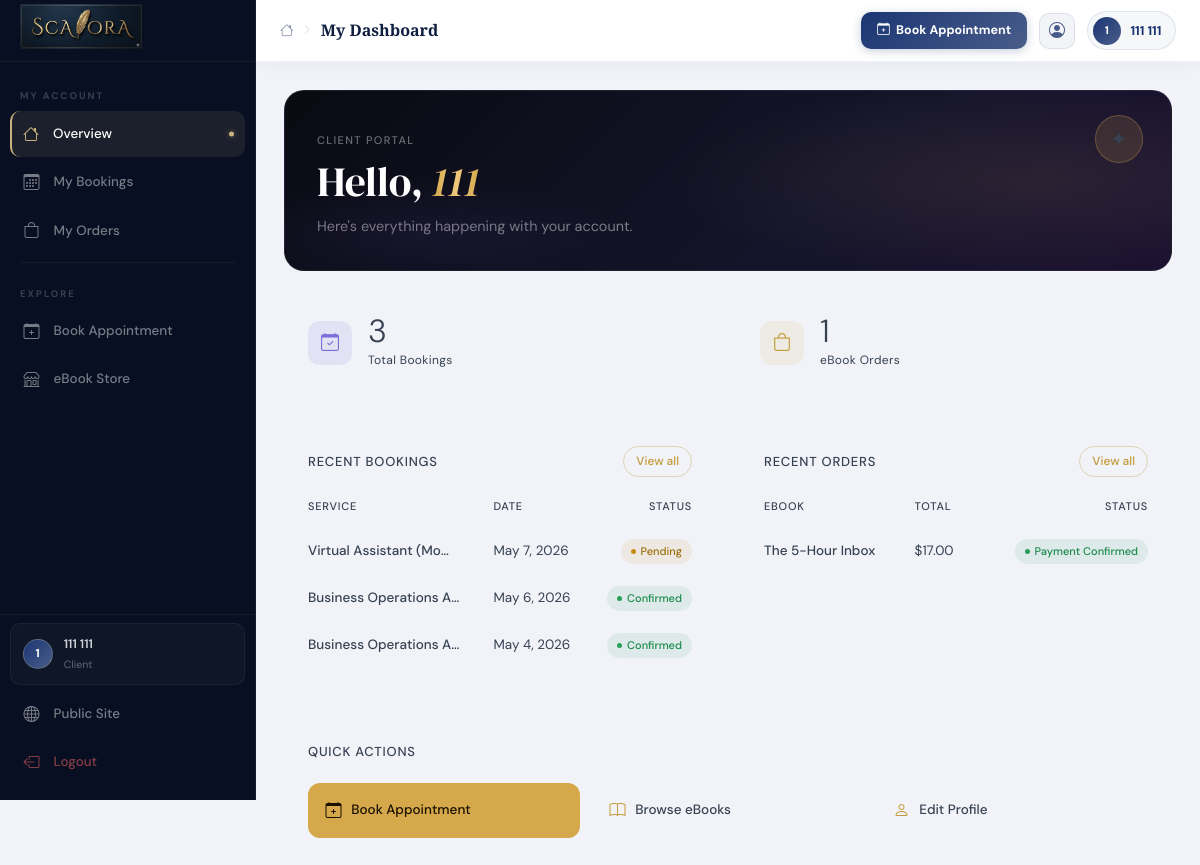
The app's page /dashboard/client/ (signed in) with its own data.
### bookings/models.py (models this page shows, shortened)
class Appointment(models.Model):
    STATUS_CHOICES = [
        ('pending', 'Pending'),
        ('confirmed', 'Confirmed'),
        ('cancelled', 'Cancelled'),
        ('completed', 'Completed'),
    ]
    client = models.ForeignKey(User, on_delete=models.CASCADE, related_name='appointments')
    service = models.ForeignKey(Service, on_delete=models.CASCADE, related_name='appointments')
    date = models.DateField()
    time_slot = models.TimeField()
    status = models.CharField(max_length=20, choices=STATUS_CHOICES, default='pending')
    notes = models.TextField(blank=True)
    meet_link = models.URLField(blank=True, help_text='Google Meet or video call link sent to client on confirmation')
    created_at = models.DateTimeField(auto_now_add=True)
    updated_at = models.DateTimeField(auto_now=True)
    class Meta:
        ordering = ['-date', '-time_slot']
        unique_together = ['date', 'time_slot']

### services/models.py (models this page shows, shortened)
class Service(models.Model):
    name = models.CharField(max_length=200)
    description = models.TextField()
    price = models.DecimalField(max_digits=10, decimal_places=2)
    duration = models.PositiveIntegerField(help_text='Duration in minutes')
    icon = models.CharField(max_length=100, blank=True, default='bi-briefcase')
    is_active = models.BooleanField(default=True)
    created_at = models.DateTimeField(auto_now_add=True)
    updated_at = models.DateTimeField(auto_now=True)
    class Meta:
        ordering = ['name']

### ebooks/models.py (models this page shows, shortened)
class EbookOrder(models.Model):
    STATUS_CHOICES = [
        ('pending', 'Pending Payment'),
        ('confirmed', 'Payment Confirmed'),
        ('delivered', 'Delivered'),
        ('cancelled', 'Cancelled'),
    ]
    client = models.ForeignKey(User, on_delete=models.CASCADE, related_name='ebook_orders')
    ebook = models.ForeignKey(Ebook, on_delete=models.CASCADE, related_name='orders')
    status = models.CharField(max_length=20, choices=STATUS_CHOICES, default='pending')
    quantity = models.PositiveIntegerField(default=1)
    total_price = models.DecimalField(max_digits=10, decimal_places=2)
    transaction_id = models.CharField(max_length=100, blank=True)
    notes = models.TextField(blank=True)
    ordered_at = models.DateTimeField(auto_now_add=True)
    updated_at = models.DateTimeField(auto_now=True)
    class Meta:
        ordering = ['-ordered_at']

class Ebook(models.Model):
    title = models.CharField(max_length=300)
    description = models.TextField()
    author = models.CharField(max_length=200, default='Scalora Team')
    cover_image = models.ImageField(upload_to='ebook_covers/', blank=True, null=True)
    price = models.DecimalField(max_digits=10, decimal_places=2)
    pages = models.PositiveIntegerField(blank=True, null=True)
    category = models.CharField(max_length=100, blank=True)
    is_active = models.BooleanField(default=True)
    created_at = models.DateTimeField(auto_now_add=True)
    class Meta:
        ordering = ['-created_at']

### dashboard/views.py (the view)
# urls.py: path('client/', views.client_home, name='client_home'),
@login_required
def client_home(request):
    context = {
        'my_bookings': Appointment.objects.filter(client=request.user).order_by('-date')[:5],
        'my_orders': EbookOrder.objects.filter(client=request.user).order_by('-ordered_at')[:5],
        'total_bookings': Appointment.objects.filter(client=request.user).count(),
        'total_orders': EbookOrder.objects.filter(client=request.user).count(),
    }
    return render(request, 'dashboard/client/home.html', context)

### templates/dashboard/client/home.html (shortened to what this page needs)
{% extends 'dashboard/base_dashboard.html' %}
{% block page_title %}My Dashboard{% endblock %}
{% block content %}
<div class="sc-dash">
  <div class="sc-welcome mb-4">
    <div class="sc-welcome-badge">✦</div>
    <p class="sc-welcome-eyebrow">Client Portal</p>
    <h2>Hello, <em>{{ user.first_name|default:user.username }}</em></h2>
    <p class="sc-welcome-sub">Here's everything happening with your account.</p>
  </div>
  <div class="sc-stats">
    <div class="sc-stat">
      <div class="sc-stat-icon indigo">
        <i class="bi bi-calendar-check"></i>
      </div>
      <div>
        <div class="sc-stat-val">{{ total_bookings }}</div>
        <div class="sc-stat-label">Total Bookings</div>
      </div>
    </div>
    <div class="sc-stat">
      <div class="sc-stat-icon gold">
        <i class="bi bi-bag"></i>
      </div>
      <div>
        <div class="sc-stat-val">{{ total_orders }}</div>
        <div class="sc-stat-label">eBook Orders</div>
      </div>
    </div>
  </div>
  <div class="row g-4 mb-4">
    <div class="col-lg-6">
      <div class="sc-panel">
        <div class="sc-panel-header">
          <span class="sc-panel-title">Recent Bookings</span>
          <a href="/dashboard/client/bookings/" class="sc-view-link">View all</a>
        </div>
        {% if my_bookings %}
        <div class="table-responsive">
          <table class="sc-table">
            <thead>
              <tr>
                <th>Service</th>
                <th>Date</th>
                <th style="text-align:right">Status</th>
              </tr>
            </thead>
            <tbody>
              {% for b in my_bookings %}
              <tr>
                <td style="font-weight:500">{{ b.service.name|truncatechars:22 }}</td>
                <td style="color:var(--color-text-secondary)">{{ b.date|date:"M j, Y" }}</td>
                <td>
                  <span class="sc-badge {{ b.status }}">{{ b.get_status_display }}</span>
                </td>
              </tr>
              {% endfor %}
            </tbody>
          </table>
        </div>
        {% else %}
        <div class="sc-empty">
          <p>No bookings yet.<br><a href="/bookings/book/">Book your first appointment →</a></p>
        </div>
        {% endif %}
      </div>
    </div>
    <div class="col-lg-6">
      <div class="sc-panel">
        <div class="sc-panel-header">
          <span class="sc-panel-title">Recent Orders</span>
          <a href="/dashboard/client/orders/" class="sc-view-link">View all</a>
        </div>
        {% if my_orders %}
        <div class="table-responsive">
          <table class="sc-table">
            <thead>
              <tr>
                <th>eBook</th>
                <th>Total</th>
                <th style="text-align:right">Status</th>
              </tr>
            </thead>
            <tbody>
              {% for o in my_orders %}
              <tr>
                <td style="font-weight:500">{{ o.ebook.title|truncatechars:22 }}</td>
                <td style="color:var(--color-text-secondary)">${{ o.total_price }}</td>
                <td>
                  <span class="sc-badge {{ o.status }}">{{ o.get_status_display }}</span>
                </td>
              </tr>
              {% endfor %}
            </tbody>
          </table>
        </div>
        {% else %}
        <div class="sc-empty">
          <p>No orders yet.<br><a href="/ebooks/">Browse our eBooks →</a></p>
        </div>
        {% endif %}
      </div>
    </div>
  </div>
  <div class="sc-panel">
    <div class="sc-panel-header">
      <span class="sc-panel-title">Quick Actions</span>
    </div>
    <div class="sc-actions-grid">
      <a href="/bookings/book/" class="sc-action-btn primary">
        <i class="bi bi-calendar-plus"></i>
        Book Appointment
      </a>
      <a href="/ebooks/" class="sc-action-btn">
        <i class="bi bi-book"></i>
        Browse eBooks
      </a>
      <a href="/accounts/profile/" class="sc-action-btn">
        <i class="bi bi-person"></i>
        Edit Profile
      </a>
    </div>
  </div>
</div>
{% endblock %}

### templates/dashboard/base_dashboard.html (shortened to what this page needs)
{% load static %}
<!DOCTYPE html>
<html lang="en">
<head>
  <link href="https://cdn.jsdelivr.net/npm/bootstrap@5.3.2/dist/css/bootstrap.min.css" rel="stylesheet">
  <link href="https://cdn.jsdelivr.net/npm/bootstrap-icons@1.11.3/font/bootstrap-icons.css" rel="stylesheet">
  <link rel="stylesheet" href="/static/css/scalora.css">
</head>
<body>
<div class="db-wrapper">
  <aside class="db-sidebar" id="dbSidebar">
    <a href="/" class="sb-brand">
      <h2 class="auth-brand">
    <img src="{% static 'images/scalora-logo.png' %}"
         alt="Scalora Logo"
         style="height: 45px; width: auto;">
</h2>
    </a>
    <nav class="sb-nav">
      <div class="sb-section-label">
        {% if user.is_staff %}Admin Panel{% else %}My Account{% endif %}
      </div>
      {% if user.is_staff %}
      <a href="/dashboard/admin/"
         class="sb-link {% if request.path == '/dashboard/admin/' %}active{% endif %}">
        <i class="bi bi-speedometer2"></i><span>Overview</span>
      </a>
      <a href="/dashboard/admin/bookings/"
         class="sb-link {% if '/bookings/' in request.path and '/dashboard/' in request.path %}active{% endif %}">
        <i class="bi bi-calendar-check"></i><span>Bookings</span>
      </a>
      <a href="/dashboard/admin/services/"
         class="sb-link {% if '/services/' in request.path and '/dashboard/' in request.path %}active{% endif %}">
        <i class="bi bi-briefcase"></i><span>Services</span>
      </a>
      <div class="sb-divider"></div>
      <div class="sb-section-label">Content</div>
      <a href="/dashboard/admin/testimonials/"
         class="sb-link {% if '/testimonials/' in request.path and '/dashboard/' in request.path %}active{% endif %}">
        <i class="bi bi-chat-quote"></i><span>Testimonials</span>
      </a>
      <a href="/dashboard/admin/blogs/"
         class="sb-link {% if '/blogs/' in request.path and '/dashboard/' in request.path %}active{% endif %}">
        <i class="bi bi-newspaper"></i><span>Blog Posts</span>
      </a>
      <a href="/dashboard/admin/careers/"
         class="sb-link {% if '/careers/' in request.path and '/dashboard/' in request.path %}active{% endif %}">
        <i class="bi bi-people"></i><span>Careers</span>
      </a>
      <a href="/dashboard/admin/ebooks/"
         class="sb-link {% if '/ebooks/' in request.path and '/dashboard/' in request.path %}active{% endif %}">
        <i class="bi bi-book"></i><span>eBooks & Orders</span>
      </a>
      {% else %}
      <a href="/dashboard/client/"
         class="sb-link {% if request.path == '/dashboard/client/' %}active{% endif %}">
        <i class="bi bi-house"></i><span>Overview</span>
      </a>
      <a href="/dashboard/client/bookings/"
         class="sb-link {% if '/client/bookings/' in request.path %}active{% endif %}">
        <i class="bi bi-calendar3"></i><span>My Bookings</span>
      </a>
      <a href="/dashboard/client/orders/"
         class="sb-link {% if '/client/orders/' in request.path %}active{% endif %}">
        <i class="bi bi-bag"></i><span>My Orders</span>
      </a>
      <div class="sb-divider"></div>
      <div class="sb-section-label">Explore</div>
      <a href="/bookings/book/" class="sb-link">
        <i class="bi bi-calendar-plus"></i><span>Book Appointment</span>
      </a>
      <a href="/ebooks/" class="sb-link">
        <i class="bi bi-shop"></i><span>eBook Store</span>
      </a>
      {% endif %}
    </nav>
    <div class="sb-footer">
      <a href="/accounts/profile/" class="sb-user-card">
        <div class="sb-user-av">{{ user.first_name|first|upper|default:user.username|first|upper }}</div>
        <div class="sb-user-info">
          <div class="sb-user-name">{{ user.get_full_name|default:user.username|truncatechars:20 }}</div>
          <div class="sb-user-role">{% if user.is_staff %}Administrator{% else %}Client{% endif %}</div>
        </div>
      </a>
      <a href="/" class="sb-link">
        <i class="bi bi-globe"></i><span>Public Site</span>
      </a>
      <a href="/accounts/logout/" class="sb-link sb-logout">
        <i class="bi bi-box-arrow-left"></i><span>Logout</span>
      </a>
    </div>
  </aside>
  <div class="db-main">
    <header class="db-topbar">
      <div class="topbar-title-wrap">
        <i class="bi bi-house topbar-home-ic"></i>
        <i class="bi bi-chevron-right topbar-sep"></i>
        <div class="topbar-page-title">{% block page_title %}Dashboard{% endblock %}</div>
      </div>
      <div class="topbar-right">
        <a href="/bookings/book/" class="topbar-book-btn">
          <i class="bi bi-calendar-plus"></i> Book Appointment
        </a>
        <a href="/accounts/profile/" class="topbar-icon-btn" title="Profile">
          <i class="bi bi-person-circle"></i>
        </a>
        <div class="topbar-user-chip">
          <div class="topbar-av">{{ user.first_name|first|upper|default:user.username|first|upper }}</div>
          <span class="topbar-username">{{ user.get_full_name|default:user.username }}</span>
        </div>
      </div>
    </header>
    <div class="db-content">
      {% block content %}{% endblock %}
    </div>
  </div>
</div>
</body>
</html>

### static/css/scalora.css (style rules this page uses)
:root { --primary-dark: #0F1E40; --primary: #1B3673; --primary-light: #4A5D8A; --secondary: #8C92AC; --gold: #c9b37e; --gold-light: #e0cc9e; --off-white: #F2F2F2; --white: #ffffff; --glass-bg: rgba(27, 54, 115, 0.15); --glass-border: rgba(201, 179, 126, 0.18); --glass-bg-dark: rgba(15, 30, 64, 0.75); --text-primary: #0F1E40; --text-light: rgba(255,255,255,0.85); --font-display: 'Playfair Display', Georgia, serif; --font-body: 'DM Sans', system-ui, sans-serif; --radius: 16px; --radius-sm: 10px; --shadow: 0 8px 40px rgba(15,30,64,0.18); --shadow-lg: 0 20px 60px rgba(15,30,64,0.25); --transition: all 0.3s cubic-bezier(0.4, 0, 0.2, 1); }
*, *::before, *::after { box-sizing: border-box; }
html { scroll-behavior: smooth; }
body { font-family: var(--font-body); color: var(--text-primary); background: var(--off-white); line-height: 1.7; overflow-x: hidden; }
h1,h2,h3,h4,h5,h6 { font-family: var(--font-display); font-weight: 700; line-height: 1.2; }
.auth-brand { font-family: var(--font-display); font-size: 2rem; color: var(--primary-dark); }

### records on screen
Appointment: service.name "Virtual Assistant (Mo…", date "May 7, 2026", status "Pending"
Appointment: service.name "Business Operations A…", date "May 6, 2026", status "Confirmed"
Appointment: service.name "Business Operations A…", date "May 4, 2026", status "Confirmed"
EbookOrder: ebook "The 5-Hour Inbox", total_price "17.00", status "Payment Confirmed"

### other values on screen
{{ user.first_name|first|upper|default:user.username|first|upper }} "1"
{{ user.get_full_name|default:user.username|truncatechars:20 }} "111 111"
{{ user.get_full_name|default:user.username }} "111 111"
{{ user.first_name|default:user.username }} "111"
{{ total_bookings }} "3"
{{ total_orders }} "1"
